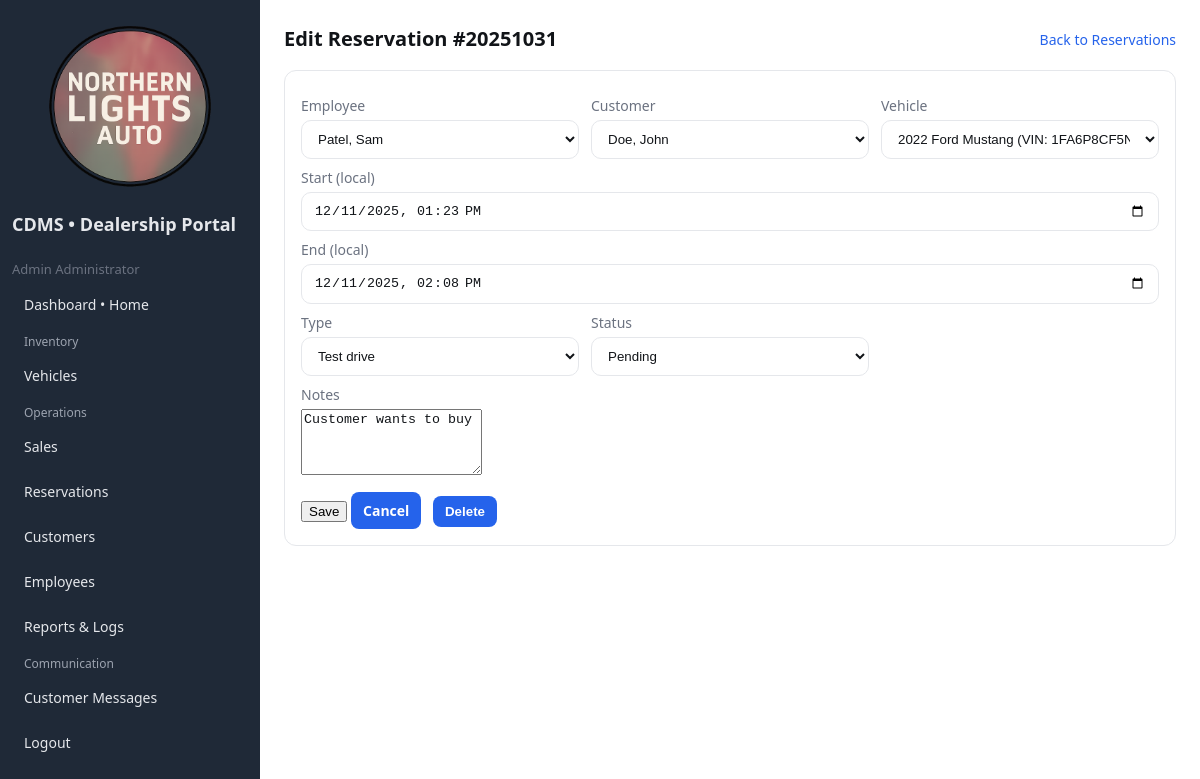
/public/reservation_edit.php?id=20251031 (signed in), run on the app's committed database.
### tables this page shows
CREATE TABLE `reservations` (
  `reservation_id` int(11) NOT NULL,
  `vehicle_id` int(11) NOT NULL,
  `customer_id` int(11) NOT NULL,
  `created_by_employee_id` int(11) DEFAULT NULL,
  `type` enum('test_drive','hold') NOT NULL DEFAULT 'test_drive',
  `start_datetime` datetime NOT NULL,
  `end_datetime` datetime NOT NULL,
  `status` enum('pending','confirmed','completed','canceled','expired') NOT NULL DEFAULT 'pending',
  `notes` varchar(500) DEFAULT NULL,
  `created_at` timestamp NOT NULL DEFAULT current_timestamp(),
  `updated_at` timestamp NOT NULL DEFAULT current_timestamp() ON UPDATE current_timestamp()
);

CREATE TABLE `employees` (
  `employee_id` int(11) NOT NULL,
  `first_name` varchar(50) NOT NULL,
  `last_name` varchar(50) NOT NULL,
  `email` varchar(120) NOT NULL,
  `password_hash` varchar(100) DEFAULT NULL,
  `phone` varchar(30) DEFAULT NULL,
  `role` enum('sales','manager','admin') NOT NULL DEFAULT 'sales',
  `hire_date` date NOT NULL DEFAULT curdate(),
  `is_active` tinyint(1) NOT NULL DEFAULT 1,
  `created_at` timestamp NOT NULL DEFAULT current_timestamp(),
  `updated_at` timestamp NOT NULL DEFAULT current_timestamp() ON UPDATE current_timestamp()
);

CREATE TABLE `customers` (
  `customer_id` int(11) NOT NULL,
  `first_name` varchar(50) NOT NULL,
  `last_name` varchar(50) NOT NULL,
  `email` varchar(120) NOT NULL,
  `phone` varchar(30) DEFAULT NULL,
  `address_line1` varchar(120) DEFAULT NULL,
  `address_line2` varchar(120) DEFAULT NULL,
  `city` varchar(80) DEFAULT NULL,
  `state_province` varchar(80) DEFAULT NULL,
  `postal_code` varchar(20) DEFAULT NULL,
  `created_at` timestamp NOT NULL DEFAULT current_timestamp(),
  `updated_at` timestamp NOT NULL DEFAULT current_timestamp() ON UPDATE current_timestamp(),
  `password_hash` varchar(255) DEFAULT NULL
);

CREATE TABLE `vehicles` (
  `vehicle_id` int(11) NOT NULL,
  `vin` char(17) NOT NULL,
  `make` varchar(50) NOT NULL,
  `model` varchar(50) NOT NULL,
  `trim` varchar(50) DEFAULT NULL,
  `model_year` year(4) NOT NULL,
  `color` varchar(40) DEFAULT NULL,
  `body_style` varchar(40) DEFAULT NULL,
  `transmission` varchar(40) DEFAULT NULL,
  `fuel_type` varchar(40) DEFAULT NULL,
  `mileage` int(11) DEFAULT 0,
  `price` decimal(10,2) NOT NULL,
  `image_url` varchar(255) DEFAULT NULL,
  `status` enum('available','reserved','sold') NOT NULL DEFAULT 'available',
  `image_filename` varchar(255) DEFAULT NULL,
  `location` varchar(80) DEFAULT NULL,
  `listed_at` date NOT NULL DEFAULT curdate(),
  `created_at` timestamp NOT NULL DEFAULT current_timestamp(),
  `updated_at` timestamp NOT NULL DEFAULT current_timestamp() ON UPDATE current_timestamp()
);

### lib/helpers.php (called while the page is built, shortened)
<?php
function e($string)
{
    return htmlspecialchars($string, ENT_QUOTES, 'UTF-8');
}

### lib/auth.php (called while the page is built, shortened)
<?php
function auth_user(): ?array
{
    return $_SESSION['user'] ?? null;
}

### public/reservation_edit.php (the view, shortened to what this page needs)
<?php
$u = auth_user();
$is_admin = isset($u['role']) && $u['role'] === 'admin';
$pdo = DB::conn();
$id = (int)($_GET['id'] ?? 0);
$st = $pdo->prepare('SELECT * FROM reservations WHERE reservation_id = ? LIMIT 1');
$st->execute([$id]);
$res = $st->fetch(PDO::FETCH_ASSOC);
$employees = $pdo->query("SELECT employee_id, first_name, last_name FROM employees WHERE is_active = 1 ORDER BY last_name, first_name")->fetchAll(PDO::FETCH_ASSOC);
$customers = $pdo->query("SELECT customer_id, first_name, last_name FROM customers ORDER BY last_name, first_name")->fetchAll(PDO::FETCH_ASSOC);
$vehicles  = $pdo->query("SELECT vehicle_id, make, model, model_year, vin FROM vehicles ORDER BY model_year DESC, make, model")->fetchAll(PDO::FETCH_ASSOC);
$statusOptions = $pdo->query("SELECT DISTINCT status FROM reservations ORDER BY status")->fetchAll(PDO::FETCH_COLUMN);
?>
<!doctype html>
<html>
<head>
    <?php include __DIR__ . '/../includes/header.php'; ?>
</head>
<body class="page-reservations">
    <div class="layout">
        <?php include __DIR__ . '/_sidebar.php'; ?>
        <div class="content">
            <div class="header">
                <div class="title">Edit Reservation #<?= (int)$id ?></div>
                <div class="right"><a href="<?= BASE_URL ?>/reservations.php">Back to Reservations</a></div>
            </div>
            <div class="card">
                <form method="post" class="form">
                    <div class="grid-3">
                        <div>
                            <label>Employee</label>
                            <select name="employee_id">
                                <?php foreach ($employees as $emp): ?>
                                    <option value="<?= (int)$emp['employee_id'] ?>" <?= ((int)($res['created_by_employee_id'] ?? 0) === (int)$emp['employee_id']) ? 'selected' : '' ?>><?= e($emp['last_name'] . ', ' . $emp['first_name']) ?></option>
                                <?php endforeach; ?>
                            </select>
                        </div>
                        <div>
                            <label>Customer</label>
                            <select name="customer_id">
                                <?php foreach ($customers as $c): ?>
                                    <option value="<?= (int)$c['customer_id'] ?>" <?= ((int)($res['customer_id'] ?? 0) === (int)$c['customer_id']) ? 'selected' : '' ?>><?= e($c['last_name'] . ', ' . $c['first_name']) ?></option>
                                <?php endforeach; ?>
                            </select>
                        </div>
                        <div>
                            <label>Vehicle</label>
                            <select name="vehicle_id">
                                <?php foreach ($vehicles as $v): ?>
                                    <option value="<?= (int)$v['vehicle_id'] ?>" <?= ((int)($res['vehicle_id'] ?? 0) === (int)$v['vehicle_id']) ? 'selected' : '' ?>><?= e(trim(($v['model_year'] ? $v['model_year'] . ' ' : '') . $v['make'] . ' ' . $v['model'] . ' (VIN: ' . $v['vin'] . ')')) ?></option>
                                <?php endforeach; ?>
                            </select>
                        </div>
                    </div>
                    <div class="grid-2">
                        <div>
                            <label>Start (local)</label>
                            <input type="datetime-local" name="start_datetime" value="<?= e(date('Y-m-d\TH:i', strtotime($res['start_datetime'] ?? ''))) ?>">
                        </div>
                        <div>
                            <label>End (local)</label>
                            <input type="datetime-local" name="end_datetime" value="<?= e(date('Y-m-d\TH:i', strtotime($res['end_datetime'] ?? ''))) ?>">
                        </div>
                    </div>
                    <div class="grid-3">
                        <div>
                            <label>Type</label>
                            <select name="type">
                                <option value="test_drive" <?= ($res['type'] === 'test_drive') ? 'selected' : '' ?>>Test drive</option>
                            </select>
                        </div>
                        <div>
                            <label>Status</label>
                            <select name="status">
                                <?php foreach ($statusOptions as $s): ?>
                                    <option value="<?= e($s) ?>" <?= ($res['status'] === $s) ? 'selected' : '' ?>><?= e(ucfirst($s)) ?></option>
                                <?php endforeach; ?>
                            </select>
                        </div>
                        <div></div>
                    </div>
                    <label>Notes</label>
                    <textarea name="notes" rows="4"><?= e($_POST['notes'] ?? $res['notes'] ?? '') ?></textarea>
                    <div class="mt-12">
                        <button>Save</button>
                        <a class="btn secondary" href="<?= BASE_URL ?>/reservations.php">Cancel</a>
                        <?php if ($is_admin): ?>
                            <button type="button" id="deleteBtn" class="btn secondary" style="margin-left:8px;">Delete</button>
                        <?php endif; ?>
                    </div>
                </form>
            </div>
        </div>
    </div>
</body>
</html>

### public/assets/style.css (style rules this page uses)
:root { --bg: #ffffff; --sidebar-width: 260px; --text: #111418; --muted: #6b7280; --accent: #2563eb; --accent-hover: #1d4ed8; --sidebar: #1f2937; --sidebar-text: #e5e7eb; --sidebar-active: #111827; --border: #e5e7eb; --table-stripe: #f8fafc; --card-bg: #ffffff; --card-hover: #f8fafc; --input-bg: #ffffff; --table-head-bg: #f3f4f6; --button-text: #ffffff; }
* { box-sizing: border-box }
html, body { height: 100% }
body { margin: 0; background: var(--bg); color: var(--text); font: 14px/1.5 system-ui, -apple-system, Segoe UI, Roboto, Ubuntu, Cantarell, Noto Sans, Helvetica, Arial, "Apple Color Emoji", "Segoe UI Emoji"; }
.layout { display: flex; min-height: 100vh }
.content { flex: 1; padding: 24px; }
.header { display: flex; justify-content: space-between; align-items: center; margin-bottom: 16px }
.header .title { font-size: 20px; font-weight: 700 }
.header .right a { color: var(--accent); text-decoration: none }
.card { border: 1px solid var(--border); border-radius: 12px; padding: 16px; background: var(--card-bg) }
label { display: block; margin: 8px 0 4px; color: var(--muted) }
input, select { width: 100%; padding: 10px 12px; border: 1px solid var(--border); border-radius: 10px; background: var(--input-bg) }
input, select, textarea { color: var(--text); }
input::placeholder, textarea::placeholder { color: var(--muted); opacity: 1; }
.btn { display: inline-flex; align-items: center; gap: 8px; padding: 8px 12px; border-radius: 8px; border: 0; background: var(--accent) !important; color: var(--button-text) !important; text-decoration: none; cursor: pointer; font-weight: 600; }
.btn.secondary { background: var(--accent) !important; color: var(--button-text) !important; border: 0 !important; }
.btn.secondary { background: var(--card-bg); color: var(--text); border-color: var(--border); }
.grid-3 { display: grid; grid-template-columns: repeat(3, 1fr); gap: 12px }
.mt-12 { margin-top: 12px }

### data on the page
reservations: employee_id "Patel, Sam", customer_id "Doe, John", vehicle_id "2022 Ford Mustang (VIN: 1FA6P8CF5N5000145)", start_datetime "12/11/2025 13:23", end_datetime "12/11/2025 14:08", type "Test drive", status "Pending", notes "Customer wants to buy"

### other printed values
$u['name'] "Admin Administrator"
$id "20251031"
